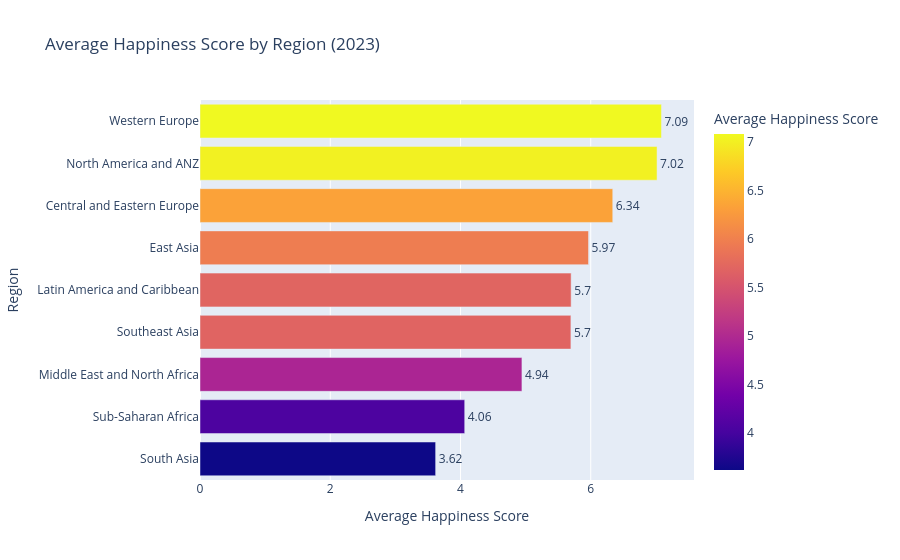

The code cell stored with this chart in its notebook:
### Markdown cell above
---
## Task 1 — Regional Comparison Bar Chart

**What to build:** A horizontal bar chart showing the **average happiness score by region**, sorted from highest to lowest.

**Requirements:**
- Horizontal orientation (category names are long)
- Sorted by score, descending (so the happiest region is at the top)
- Zero baseline on x-axis
- At least one design choice that goes beyond the Plotly default (colour, annotation, labels, etc.)
- An insight title that answers: *which region stands out and why does it matter?*

**Hint:** Use `df.groupby('Region')['Happiness_Score'].mean()` to compute the averages.

### Code cell
# Task 1: Regional comparison bar chart
# -------------------------------------

# Step 1: Compute average happiness score by region
region_avg = (df.groupby('Region')['Happiness_Score']
              .mean()
              .reset_index()
              .sort_values('Happiness_Score'))  # sort for horizontal bar

print(region_avg)

# Step 2: Create horizontal bar chart
fig = px.bar(region_avg,
             x='Happiness_Score',
             y='Region',
             orientation='h',
             title='Average Happiness Score by Region (2023)',
             labels={'Happiness_Score': 'Average Happiness Score', 'Region': 'Region'},
             color='Happiness_Score',
             text=region_avg['Happiness_Score'].round(2))

fig.update_traces(textposition='outside')
fig.update_layout(xaxis_range=[0, region_avg['Happiness_Score'].max() + 0.5])
coloraxis_showscale=False,
height=500,
margin=dict(l=10, r=80, t=50, b=40)

fig.show()

### Figure 1 — Plotly figure (JSON) as saved in the notebook; plotly's stock layout.template omitted (floating-point values rounded to 4 significant figures)
{"data": [{"hovertemplate": "Average Happiness Score=%{marker.color}<br>Region=%{y}<br>text=%{text}<extra></extra>", "legendgroup": "", "marker": {"color": [3.618, 4.065, 4.943, 5.695, 5.699, 5.966, 6.338, 7.018, 7.086], "coloraxis": "coloraxis", "pattern": {"shape": ""}}, "name": "", "orientation": "h", "showlegend": false, "text": [3.62, 4.06, 4.94, 5.7, 5.7, 5.97, 6.34, 7.02, 7.09], "textposition": "outside", "type": "bar", "x": [3.618, 4.065, 4.943, 5.695, 5.699, 5.966, 6.338, 7.018, 7.086], "xaxis": "x", "y": ["South Asia", "Sub-Saharan Africa", "Middle East and North Africa", "Southeast Asia", "Latin America and Caribbean", "East Asia", "Central and Eastern Europe", "North America and ANZ", "Western Europe"], "yaxis": "y"}], "layout": {"barmode": "relative", "coloraxis": {"colorbar": {"title": {"text": "Average Happiness Score"}}, "colorscale": [[0, "#0d0887"], [0.1111, "#46039f"], [0.2222, "#7201a8"], [0.3333, "#9c179e"], [0.4444, "#bd3786"], [0.5556, "#d8576b"], [0.6667, "#ed7953"], [0.7778, "#fb9f3a"], [0.8889, "#fdca26"], [1, "#f0f921"]]}, "legend": {"tracegroupgap": 0}, "title": {"text": "Average Happiness Score by Region (2023)"}, "xaxis": {"anchor": "y", "domain": [0, 1], "range": [0, 7.586], "title": {"text": "Average Happiness Score"}}, "yaxis": {"anchor": "x", "domain": [0, 1], "title": {"text": "Region"}}}}
